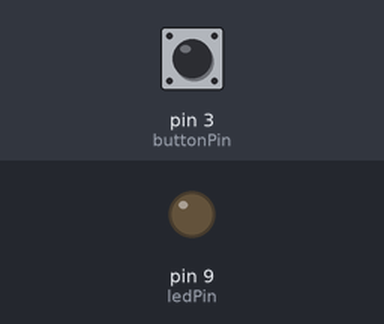
Simulated run of this sketch. Board: Arduino Uno, built with avr-gcc and run on an emulated ATmega328P. Shown: output pins drawn as LEDs (lit = HIGH). The test bench sets the inputs (shaded band); at power-on: pin 3 (buttonPin) LOW.

Above: at 1.2 s.
1.3 s: pin 3 (buttonPin) pulled HIGH for 0.15 s
At 1.37 s:
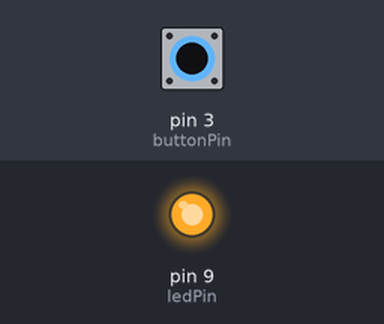
2.9 s: pin 3 (buttonPin) pulled HIGH for 3.2 s
At 6.9 s:
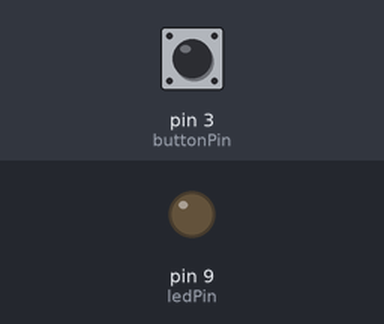
Timing chart, 0 to 8.4 s (numbered marks = the images above; inputs shaded):
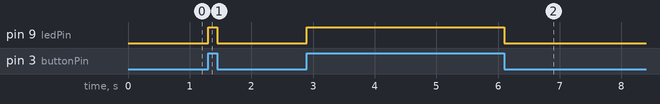

The sketch:

Works_002.ino
```cpp
/* Arduino Workshop
 Works_002
 Digital I/O (2) */

/**
 * In digital I/O (2), we will talk about digital signal INPUT.
 * There are two different type of input method. regular input and pull-up input.
 * This sketch will focus on regular input method.
 */

/* Variables */
int ledPin = 9;
int buttonPin = 3;

void setup()
{
  pinMode(ledPin, OUTPUT); // Set pin 9 as output
  pinMode(buttonPin, INPUT); // Set pin 3 as input

  digitalWrite(buttonPin, LOW); // To clear any previous state, we set pin signal as low
  /**
   * If we use the pin 'as is', you will notice LED blinking at random time. This is because
   * signal has no designated path before button is pressed. This phenomena is called floating.
   *
   * Floating, depending on an application, can be negligible or can be disastrous. Either way,
   * removing floating is always helpful. Since we want our input reading to be 0V while button
   * is not pressed, we will add PULL-DOWN Resistor.
   */
}

void loop()
{
  /**
   * digitalRead(pin_number) allows us to read signal on the specific pin. If a voltage reading
   * on the pin is bigger than 3.0V, it returns HIGH. If a voltage reading on the pin is less
   * than 1.5V, it returns LOW. Note that these threshold values changes on 3.3V system.
   */
  int pinRead = digitalRead(buttonPin);

  if(pinRead == HIGH)
    digitalWrite(ledPin, HIGH);
  else
    digitalWrite(ledPin, LOW);
}
```

Measured:
- after the input at 1.3 s, pin 9 (ledPin): LOW → HIGH at once, → LOW 0.15 s later
- after the input at 2.9 s, pin 9 (ledPin): LOW → HIGH at once, → LOW 3.2 s later
